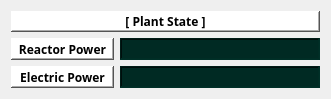
  <widget class="QWidget" name="gridLayoutWidget_6">
   <property name="geometry">
    <rect>
     <x>810</x>
     <y>60</y>
     <width>331</width>
     <height>76</height>
    </rect>
   </property>
   <layout class="QGridLayout" name="gridLayout_6">
    <item row="2" column="0">
     <widget class="QLabel" name="label_16">
      <property name="font">
       <font>
        <family>Gadugi</family>
        <weight>75</weight>
        <bold>true</bold>
       </font>
      </property>
      <property name="styleSheet">
       <string notr="true">background-color: rgb(255, 255, 255);</string>
      </property>
      <property name="frameShape">
       <enum>QFrame::WinPanel</enum>
      </property>
      <property name="frameShadow">
       <enum>QFrame::Raised</enum>
      </property>
      <property name="text">
       <string>Electric Power</string>
      </property>
      <property name="alignment">
       <set>Qt::AlignCenter</set>
      </property>
     </widget>
    </item>
    <item row="1" column="0">
     <widget class="QLabel" name="label_15">
      <property name="font">
       <font>
        <family>Gadugi</family>
        <weight>75</weight>
        <bold>true</bold>
       </font>
      </property>
      <property name="styleSheet">
       <string notr="true">background-color: rgb(255, 255, 255);</string>
      </property>
      <property name="frameShape">
       <enum>QFrame::WinPanel</enum>
      </property>
      <property name="frameShadow">
       <enum>QFrame::Raised</enum>
      </property>
      <property name="text">
       <string>Reactor Power</string>
      </property>
      <property name="alignment">
       <set>Qt::AlignCenter</set>
      </property>
     </widget>
    </item>
    <item row="1" column="1">
     <widget class="QLabel" name="D_power">
      <property name="sizePolicy">
       <sizepolicy hsizetype="Expanding" vsizetype="Preferred">
        <horstretch>0</horstretch>
        <verstretch>0</verstretch>
       </sizepolicy>
      </property>
      <property name="minimumSize">
       <size>
        <width>0</width>
        <height>0</height>
       </size>
      </property>
      <property name="maximumSize">
       <size>
        <width>200</width>
        <height>16777215</height>
       </size>
      </property>
      <property name="font">
       <font>
        <family>Gadugi</family>
        <pointsize>10</pointsize>
        <weight>75</weight>
        <bold>true</bold>
       </font>
      </property>
      <property name="styleSheet">
       <string notr="true">background-color: rgb(0, 42, 35);</string>
      </property>
      <property name="frameShape">
       <enum>QFrame::WinPanel</enum>
      </property>
      <property name="frameShadow">
       <enum>QFrame::Sunken</enum>
      </property>
      <property name="text">
       <string/>
      </property>
      <property name="alignment">
       <set>Qt::AlignCenter</set>
      </property>
     </widget>
    </item>
    <item row="2" column="1">
     <widget class="QLabel" name="D_elec">
      <property name="sizePolicy">
       <sizepolicy hsizetype="Expanding" vsizetype="Preferred">
        <horstretch>0</horstretch>
        <verstretch>0</verstretch>
       </sizepolicy>
      </property>
      <property name="minimumSize">
       <size>
        <width>0</width>
        <height>0</height>
       </size>
      </property>
      <property name="maximumSize">
       <size>
        <width>200</width>
        <height>16777215</height>
       </size>
      </property>
      <property name="font">
       <font>
        <family>Gadugi</family>
        <pointsize>10</pointsize>
        <weight>75</weight>
        <bold>true</bold>
       </font>
      </property>
      <property name="styleSheet">
       <string notr="true">background-color: rgb(0, 42, 35);</string>
      </property>
      <property name="frameShape">
       <enum>QFrame::WinPanel</enum>
      </property>
      <property name="frameShadow">
       <enum>QFrame::Sunken</enum>
      </property>
      <property name="text">
       <string/>
      </property>
      <property name="alignment">
       <set>Qt::AlignCenter</set>
      </property>
     </widget>
    </item>
    <item row="0" column="0" colspan="2">
     <widget class="QLabel" name="label_14">
      <property name="font">
       <font>
        <family>Gadugi</family>
        <weight>75</weight>
        <bold>true</bold>
       </font>
      </property>
      <property name="styleSheet">
       <string notr="true">background-color: rgb(255, 255, 255);</string>
      </property>
      <property name="frameShape">
       <enum>QFrame::WinPanel</enum>
      </property>
      <property name="frameShadow">
       <enum>QFrame::Raised</enum>
      </property>
      <property name="text">
       <string>[ Plant State ]</string>
      </property>
      <property name="alignment">
       <set>Qt::AlignCenter</set>
      </property>
     </widget>
    </item>
   </layout>
  </widget>
